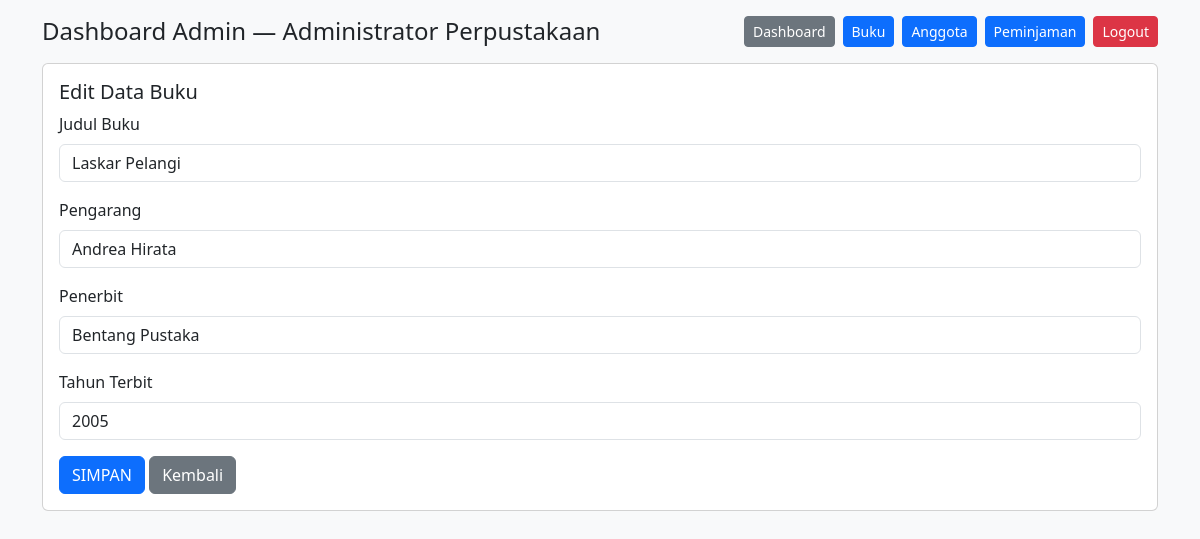
The page /perpustakaan/admin/dashboard.php?halaman=edit_buku&id=2 (signed in) on the database its author committed.
### tables this page shows
CREATE TABLE `buku` (
  `id_buku` INT(11) NOT NULL AUTO_INCREMENT,
  `kode_buku` VARCHAR(20) NOT NULL,
  `judul_buku` VARCHAR(100) NOT NULL,
  `pengarang` VARCHAR(80) NOT NULL,
  `penerbit` VARCHAR(80) NOT NULL,
  `tahun_terbit` YEAR NOT NULL,
  `kategori` VARCHAR(40) NOT NULL DEFAULT 'Umum',
  `stok` INT(11) NOT NULL DEFAULT 1,
  PRIMARY KEY (`id_buku`),
  UNIQUE KEY `uk_kode_buku` (`kode_buku`)
);

### perpustakaan/koneksi.php (called while the page is built, shortened)
<?php
function e($teks) {
    return htmlspecialchars((string)$teks, ENT_QUOTES, 'UTF-8');
}

### perpustakaan/admin/edit_buku.php (the view, shortened to what this page needs)
<?php
$id = (int)($_GET['id'] ?? 0);
$stmt = mysqli_prepare($koneksi, "SELECT * FROM buku WHERE id_buku=?");
mysqli_stmt_bind_param($stmt, "i", $id);
mysqli_stmt_execute($stmt);
$d = mysqli_fetch_assoc(mysqli_stmt_get_result($stmt));
?>
<h5>Edit Data Buku</h5>
<form method="post">
  <div class="mb-3"><label class="form-label">Judul Buku</label>
    <input type="text" name="judul_buku" class="form-control" maxlength="100" value="<?= e($d['judul_buku']) ?>" required></div>
  <div class="mb-3"><label class="form-label">Pengarang</label>
    <input type="text" name="pengarang" class="form-control" maxlength="100" value="<?= e($d['pengarang']) ?>" required></div>
  <div class="mb-3"><label class="form-label">Penerbit</label>
    <input type="text" name="penerbit" class="form-control" maxlength="100" value="<?= e($d['penerbit']) ?>" required></div>
  <div class="mb-3"><label class="form-label">Tahun Terbit</label>
    <input type="number" name="tahun_terbit" class="form-control" min="1901" max="2155" value="<?= e($d['tahun_terbit']) ?>" required></div>
  <button type="submit" name="simpan" class="btn btn-primary">SIMPAN</button>
  <a href="dashboard.php?halaman=data_buku" class="btn btn-secondary">Kembali</a>
</form>

### rows shown on the page
buku: judul_buku "Laskar Pelangi", pengarang "Andrea Hirata", penerbit "Bentang Pustaka", tahun_terbit "2005"

### other values the page prints
$_SESSION['nama_admin'] "Administrator Perpustakaan"
